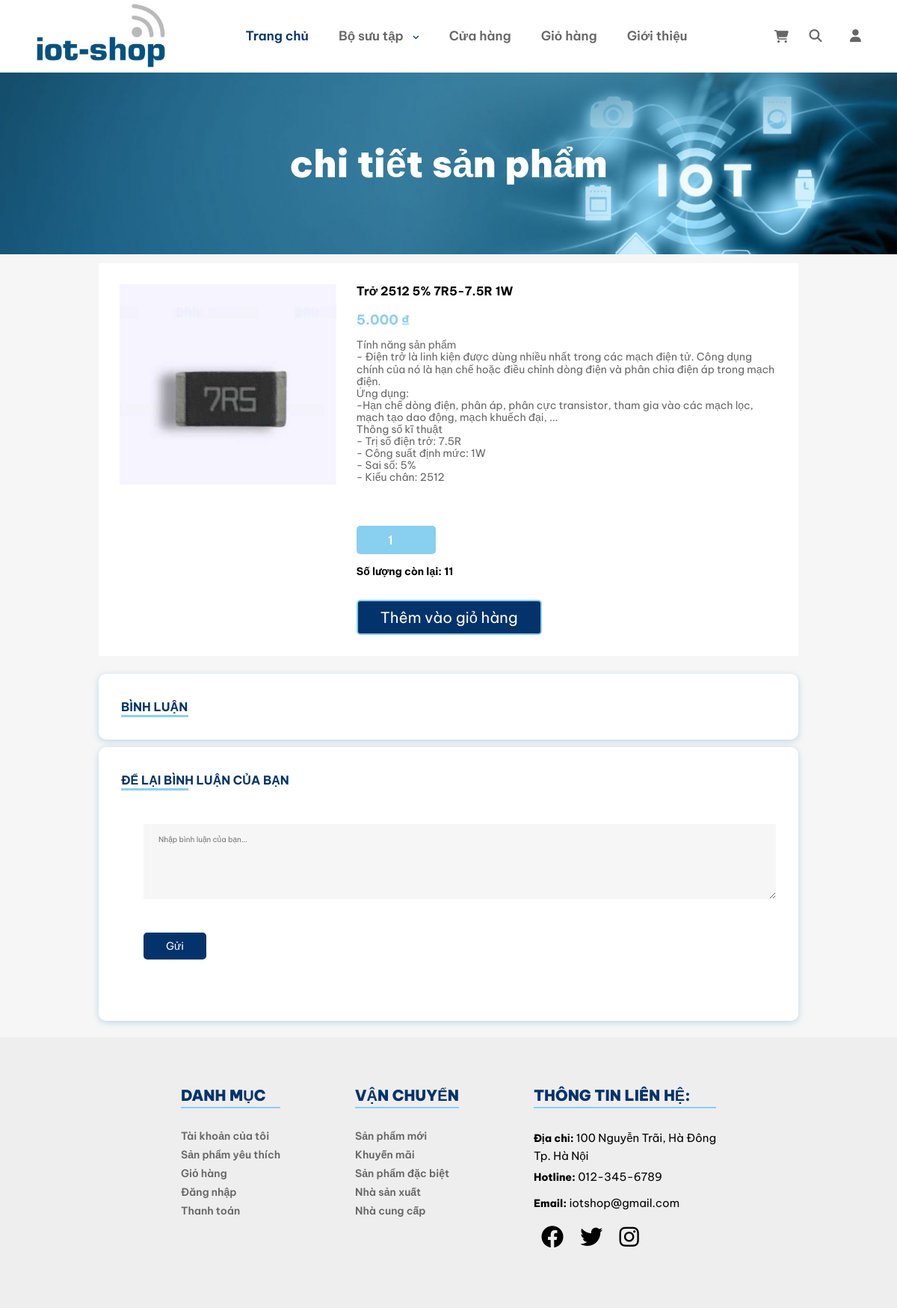
Screenshot of /index.php?quanly=chitiet&id=22 with the database file from the repository.
### tables this page shows
CREATE TABLE `product` (
  `id_product` int(11) NOT NULL,
  `title_product` varchar(50) NOT NULL,
  `img_product` varchar(150) NOT NULL,
  `subTitle_product` varchar(250) NOT NULL,
  `des_product` text NOT NULL,
  `hot_product` tinyint(1) NOT NULL,
  `id_category` int(11) DEFAULT NULL
);

### model/session.classes.php (called while the page is built, shortened)
<?php
    class Session {
        public static function getValueSession($key) {
            return (isset($_SESSION["$key"])) ? $_SESSION["$key"] : '';
        }
    }
?>

### model/db.classes.php (called while the page is built, shortened)
<?php
class DB {
    private $servername = "localhost";
    private $username = "root";
    private $password = '';
    private $dbname = "iot";
    protected function connect () {
        try {
            $conn = new PDO('mysql:host='.$this->servername.';dbname='.$this->dbname, $this->username, $this->password);
            $conn->setAttribute(PDO::ATTR_ERRMODE, PDO::ERRMODE_EXCEPTION);
            return $conn;
        }catch(PDOException $e) {
            echo "Connection failed: " . $e->getMessage();
        }
    }
}
?>

### model/product.classes.php (called while the page is built, shortened)
<?php
class Product extends DB {
    public function getProductId($id) {
        $sql = "Select * from product WHERE id_product = $id";
        $stmt = $this->connect()->query($sql);
        return $stmt->fetchAll();
    }
}
?>

### view/chitietsp.php (the view, shortened to what this page needs)
<?php
    include_once('./model/product.classes.php');
    $Product = new Product();
    if($_GET['quanly'] == 'chitiet' && isset($_GET['id'])) {
        $id_product = $_GET['id'];
    }
?>
<div class="heading-banner overlay-bg">
    <div class="container">
        <div class="heading-banner-title">
            <h2>chi tiết sản phẩm</h2>
        </div>
    </div>
</div>
<form action="<?php echo Session::getValueSession('user') ? '' : 'index.php?quanly=login' ?>" method="POST" class="nav" name="myForm">
    <?php
        $product = $Product->getProductId($id_product);
        foreach($product as $item) {
    ?>
    <div class="detailInforProduct">
        <div class="slider-for">
            <div class="product1"> <img src="<?php echo $item['img_product'] ?>" alt="product1"></div>
        </div>
        <div class="box">
            <h3><?php echo $item['title_product'] ?></h3>
            <p class="product-price">$ 56.20</p>
            <p class="procduct__des"><?php echo nl2br($item['des_product']) ?></p>
            <div class="product-btn">
                <div class="product-box-btn">
                    <input type="number"
                        name="amount"
                        min="1"
                        class="btn"
                        value="1">
                </div>
                <p class="remaining-product">Số lượng còn lại: 62</p>
                <div class="product-box-btn">
                    <input type="submit" class="btn" name="themgiohang" id="" value="Thêm vào giỏ hàng">
                </div>
            </div>
        </div>
    </div>
    <?php } ?>
</form>
<div class="nav">
        <div class="nav-child">
            <h4 class="title-coupon border-line mb-0">Bình luận</h4>
        </div>
        <div class="nav-child">
            <h4 class="title-coupon border-line mb-0">Để lại bình luận của bạn</h4>
            <form action="" method="POST">
                <div class="nav-box pt-0 pb-0 mt-5">
                    <div class="nav-child w100 pt-0 pb-0">
                        <textarea class="custom-textarea" name="message" placeholder="Nhập bình luận của bạn..."></textarea>
                        <input type="submit" class="btn mt-5 mb-5 color-btn" name="submit_comment" id="" value="Gửi">
                    </div>
                </div>
            </form>
        </div>
    </div>

### assets/css/global.css (style rules this page uses)
* { font-family: 'Be Vietnam Pro', sans-serif; margin: 0; padding: 0; box-sizing: border-box; font-size: 10px; }
html { font-size: 10px; }
img { object-fit: cover; }
:root { --primary-color: #04336C; --primary-admin: #2a2185; --secondary-color: #89CFF0; --third-color: #FFFFFF; --text-color: #666666; --hover: #04336C; --box-shadow: rgba(53, 146, 191, 0.7) 0px 10px 15px; --bg-footer: #eee; --bg-main:#F6F6F6; --header-height: 97px; }

### assets/css/style.css (style rules this page uses)
body { background-color: var(--bg-main); }
.heading-banner { background: rgba(0, 0, 0, 0) url(../images/iot-banner.jpg) no-repeat scroll center center/cover; }
.container { max-width: 100%; padding-right: 9%; padding-left: 9%; margin-right: auto; margin-left: auto; }
.heading-banner-title h2 { position: relative; color: #fff; font-size: 5rem; font-weight: 900; line-height: 33px; margin-bottom: 0; padding: 105px 0; text-align: center; }
.product1 img { display: block; margin-left: auto; margin-right: auto; margin-bottom: 50px; width: 20%; }
.nav { width: 100%; height: auto; padding: 1% 11%; }
.nav-box { display: flex; width: 100%; background-color: white; }
.nav-child { max-width: 100%; width: 100%; height: auto; background-color: var(--third-color); padding: 30px 15px 30px 30px; box-shadow: rgba(53, 146, 191, 0.3) 0px 2px 8px 0px; border-radius: 10px; margin-bottom: 10px; }
.nav-child .w100 { box-shadow: none; }
.product-infor, .product-price, .product-quantity, .product-subtotal, .product-remove { color: var(--primary-color); font-weight: 600; }
form { display: block; margin-top: 0em; }
img { max-width: 100%; height: auto; }
.border-line { position: relative; }
.border-line::before { background: var(--secondary-color) none repeat scroll 0 0; bottom: 0; content: ""; height: 3px; left: 0; position: absolute; width: 90px; }
.title-coupon { color: var(--primary-color); font-size: 1.6rem; font-weight: 700; line-height: 28px; margin-bottom: 4%; text-transform: uppercase; }
.nav-child h4 { font-size: 1.6rem; margin-bottom: 5px; }
input[type="number"] { font-size: 1.6rem; }
.nav-child form { font-size: 5rem; }
.btn { font-size: 1.4rem; border: none; border-radius: 5px; padding: 10px 30px; background-color: #f6f6f6; color: var(--text-color); cursor: pointer; transition: all ease 0.2s; }
.detailInforProduct { display: flex; max-width: 100%; background-color: white; padding: 3% 3%; }
.slider-for { width: 33%; height: auto; }
.slider-for .product1 { max-width: 100%; }
.slider-for .product1 img { width: 100%; height: auto; padding: 0; margin: 0; }
.box { flex: 1; height: auto; padding: 0 0 0 3%; }
.detailInforProduct .box h3 { font-size: 1.6rem; margin-bottom: 10px; }
.detailInforProduct .box .product-price { font-size: 1.8rem; color: var(--secondary-color); font-weight: 700; }
.product-price { font-size: 18px; font-weight: 700; line-height: 28px; padding: 1% 0 2% 0; }
.procduct__des { font-size: 1.4rem; color: var(--text-color); }
.product-btn { display: flex; flex-direction: column; }
.product-box-btn input[type="submit"] { font-size: 2rem; background: var(--primary-color); border: 2px solid var(--secondary-color); color: var(--third-color); margin: 30px 0 0; }
.product-box-btn input[type="number"] { background-color: var(--secondary-color); font-size: 1.6rem; color: var(--third-color); font-weight: 600; text-align: center; }
.color-btn { background-color: var(--primary-color); color: white; }
.remaining-product { font-size: 1.4rem; margin-top: 15px; font-weight: bold; }
.w100 { width: 100%; }
textarea { background: #f6f6f6 none repeat scroll 0 0; border: medium none; height: 100px; padding: 15px 20px; width: 100%; outline: none; }
.pt-0 { padding-top: 0 !important; }
.pb-0 { padding-bottom: 0 !important; }
.mt-5 { margin-top: 5% !important; }
.mb-5 { margin-bottom: 5% !important; }
.mb-0 { margin-bottom: 0% !important; }

### rows the page displays
product: img_product (picture), title_product "Trở 2512 5% 7R5-7.5R 1W", des_product "Tính năng sản phẩm - Điện trở là linh kiện được dùng nhiều nhất trong các mạch điện tử. Công dụng chính của nó là hạn chế hoặc điều chỉnh dòng điện và phân chia điện áp trong mạch điện. Ứng dụng: -Hạn chế dòng điện, phân áp, phân cực transistor, tham gia vào các mạch lọc, mạch tạo dao động, mạch khuếch đại, ... Thông số kĩ thuật - Trị số điện trở: 7.5R - Công suất định mức: 1W - Sai số: 5% - Kiểu chân: 2512"
